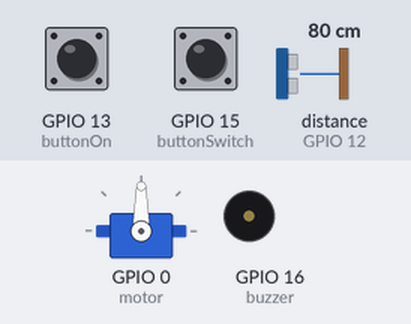
Simulated run of this sketch. Board: ESP8266 (NodeMCU). Parts: servo, buzzer (waves = sounding, pin HIGH). Inputs (shaded band) come from the test bench; at power-on: GPIO 13 (buttonOn) LOW, distance to the obstacle (sensor on GPIO 12) 80 cm, GPIO 15 (buttonSwitch) LOW. The echo pulse lasts 58.3 µs per cm; WiFi joins after 1.5 s; servers stay silent unless stated; pins used as bus, display or sensor lines are not drawn; what the sketch prints to the serial monitor is not drawn.

Above: at 3.7 s.
3.8 s: GPIO 13 (buttonOn) pulled HIGH for 0.25 s
At 5.06 s:
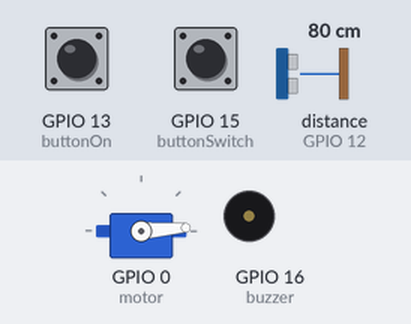
7.0 s: distance to the obstacle (sensor on GPIO 12) set to 2 cm
At 7.5 s:
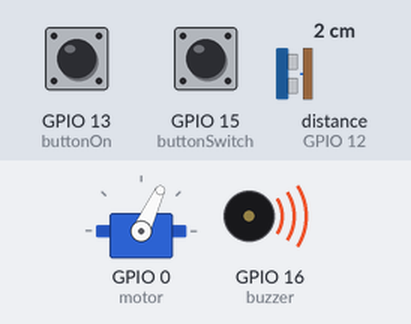
10.0 s: distance to the obstacle (sensor on GPIO 12) set to 250 cm
At 11.51 s:
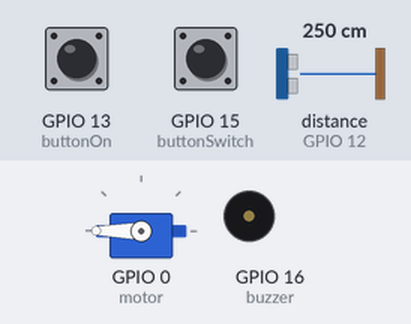
13.0 s: distance to the obstacle (sensor on GPIO 12) set to 4 cm
At 13.49 s:
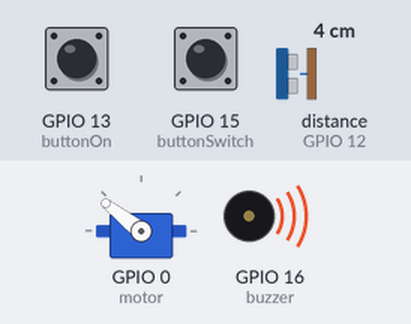
16.0 s: GPIO 15 (buttonSwitch) pulled HIGH for 0.25 s
18.5 s: GPIO 15 (buttonSwitch) pulled HIGH for 1 s
Timing chart, 0 to 26.3 s (numbered marks = the images above; inputs shaded):
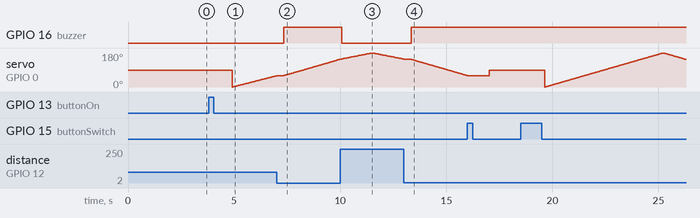

The sketch:

esp8266-alone-json-backup.ino
```cpp
#include <ESP8266WiFi.h>;
#include <WiFiClient.h>;
#include <ThingSpeak.h>;
#include <ArduinoJson.h>


#include <Wire.h>
#include <Servo.h>
Servo myservo;
int pos = 15;
//const int trigPin = 16; //D0
//const int echoPin = 5; //D1
//const int buzzer = 0; //D3
//const int motor = 2; //D4
//const int buttonOn =14; //D5
//const int buttonSwitch =12; //D6

const int trigPin = 14; //D5
const int echoPin = 12; //D6
const int buzzer = 16; //D0
const int motor = 0; //D3
const int buttonOn =13; //D7
const int buttonSwitch =15; //D8
//Vin  3.3V
//GND GND
//SCL GPIO 5 (D1)
//SDA GPIO 4 (D2)

int distanceCm, DistanceSec,duration;
int buttonStateOn = 0;
int buttonStateSwitch = 0;
int turnon=0,changed=0,switching=0;

const char* ssid = "Skynet"; //Your Network SSID
const char* password = "24081999"; //Your Network Password

const char* IFTTT_URL="maker.ifttt.com";
const char* IFTTT_KEY="c_QxEnZGw7ieOc28-jWDIR";
const char* IFTTT_EVENT="Alert!, Danger!";

int detect=0;

WiFiClient client;
unsigned long myChannelNumber = 873261; //Your Channel Number (Without Brackets)
const char * myWriteAPIKey = "ME5W5ZZ5Y5USLMYO"; //Your Write API Key

void setup() {
  // Open serial communications and wait for port to open:
  Serial.begin(9600);
  myservo.attach(motor);
  pinMode(trigPin, OUTPUT);
  pinMode(buzzer, OUTPUT);
  pinMode(echoPin, INPUT);
  pinMode(motor, OUTPUT);
  pinMode(buttonOn, INPUT);
  pinMode(buttonSwitch, INPUT);
  DistanceSec=20;
  delay(1000);
  // Connect to WiFi network
  Serial.print("Connecting to ");
  Serial.print(ssid);
  WiFi.begin(ssid, password);
  while (WiFi.status() != WL_CONNECTED) {
    delay(500);
    Serial.print(".");
  }
  Serial.println("");
  Serial.println("WiFi connected...");
  Serial.println("IP address: ");
  Serial.println(WiFi.localIP());
  ThingSpeak.begin(client);


}

void loop() { // run over and over

  if(!client.connect(IFTTT_URL,80)){
    Serial.println("Connection Failed!");
    return;
  }
  buttonCheck();
  if(turnon==1 && switching==0){
     mode0();
  }else if(turnon==1 && switching==1){
     mode1();
  }
}

void buttonCheck(){
  buttonStateOn = digitalRead(buttonOn);
  buttonStateSwitch=digitalRead(buttonSwitch);
  if (buttonStateOn == HIGH) {
    changed=1;
    if(turnon==0){
      turnon=1;
    }else{
      turnon=0;
    }
//    Serial.println(turnon);
    delay(1000);
  } else {
    changed=0;
  }
  if (buttonStateSwitch == HIGH) {
    changed=1;
    if(switching==0){
      switching=1;
    }else{
      switching=0;
    }
//    Serial.println(switching);
    delay(1000);
  } else {
    changed=0;
  }
  if(changed==1){
    if(turnon==1 && switching==0){
      mode0();
    }else if(turnon==1 && switching==1){
      mode1();
    }
  }
}

void mode0(){
  for (pos = 0; pos <= 180; pos += 1) {
    task(pos);
    buttonCheck();
    if(turnon==1 && switching==1){
      break;
    }
  }
  for (pos = 180; pos >= 0; pos -= 1) {
    task(pos);
    buttonCheck();
    if(turnon==1 && switching==1){
      break;
    }
  }
}

void mode1(){
  task(90);
  buttonCheck();
}


void task(int posit){
  myservo.write(posit);
    distanceCm = calculateDistance();
    Serial.println(String(posit) + "," + String(distanceCm)+".");
    delay(30);
    if (distanceCm < 25){
      triggerdetect(distanceCm,posit);
      digitalWrite(buzzer, HIGH);
    } else {
      detect=0;
      digitalWrite(buzzer, LOW);
    }
//    Serial.println(detect);
}

int calculateDistance(){
  digitalWrite(trigPin, LOW);
  delayMicroseconds(2);
  digitalWrite(trigPin, HIGH);
  delayMicroseconds(10);
  digitalWrite(trigPin, LOW);
  duration = pulseIn(echoPin, HIGH);
  distanceCm= duration*0.034/2;
  return distanceCm;
}

void triggerdetect(int distance, int posit){
  if(detect==0){
    detect=1;
//    String urls="https://maker.ifttt.com/trigger/detect/with/key/f_IoiRr86d6nXqRUS603FDpc9vv993aG-bjLP9Yyxyu";
//        client.print(String("POST ") + urls + " HTTP/1.1\r\n" +
//             "Host: " + IFTTT_URL + "\r\n" +
//             "Connection: close\r\n\r\n");

   String url="https://maker.ifttt.com/trigger/detected/with/key/f_IoiRr86d6nXqRUS603FDpc9vv993aG-bjLP9Yyxyu";
    StaticJsonBuffer<200> jsonBuffer;
    JsonObject& data = jsonBuffer.createObject();
    data["value1"] = distance;
    data["value2"] = posit;
//    Serial.println(distance + "," + posit);
//    data.printTo(Serial);
    client.print("POST ");
    client.print(url);
    client.println(" HTTP/1.1");
    client.print("Host: ");
    client.println(IFTTT_URL);
    client.println("Connection: close\r\nContent-Type: application/json");
    client.print("Content-Length: ");
    client.print(data.measureLength());
    client.print("\r\n");
    client.println();
    data.printTo(client);
    ThingSpeak.setField(1, distanceCm);
    ThingSpeak.setField(2, pos);
    ThingSpeak.writeFields(myChannelNumber, myWriteAPIKey);
  }
}
```

Measured:
- after the input at 7.0 s, GPIO 16 (buzzer): LOW → HIGH after 0.35 s
- after the input at 10.0 s, GPIO 16 (buzzer): HIGH → LOW after 0.07 s
- after the input at 13.0 s, GPIO 16 (buzzer): LOW → HIGH after 0.34 s
